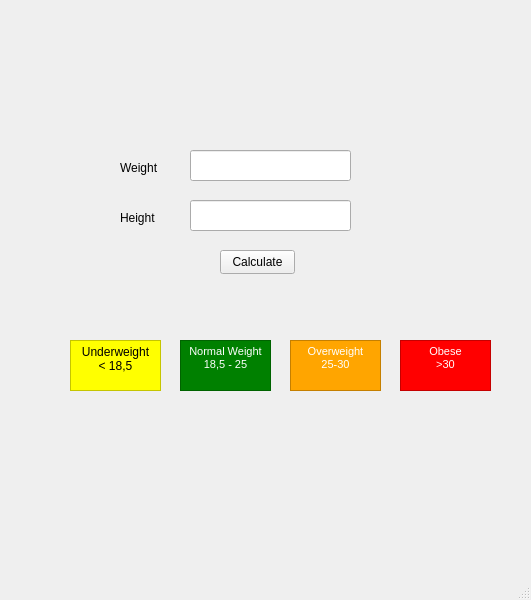
<?xml version="1.0" encoding="UTF-8"?>
<ui version="4.0">
 <class>MainWindow</class>
 <widget class="QMainWindow" name="MainWindow">
  <property name="geometry">
   <rect>
    <x>0</x>
    <y>0</y>
    <width>531</width>
    <height>600</height>
   </rect>
  </property>
  <property name="windowTitle">
   <string>MainWindow</string>
  </property>
  <widget class="QWidget" name="centralwidget">
   <widget class="QLabel" name="label1">
    <property name="geometry">
     <rect>
      <x>120</x>
      <y>160</y>
      <width>49</width>
      <height>16</height>
     </rect>
    </property>
    <property name="text">
     <string>Weight</string>
    </property>
   </widget>
   <widget class="QLabel" name="label2">
    <property name="geometry">
     <rect>
      <x>120</x>
      <y>210</y>
      <width>49</width>
      <height>16</height>
     </rect>
    </property>
    <property name="text">
     <string>Height</string>
    </property>
   </widget>
   <widget class="QLineEdit" name="input1">
    <property name="geometry">
     <rect>
      <x>190</x>
      <y>150</y>
      <width>161</width>
      <height>31</height>
     </rect>
    </property>
   </widget>
   <widget class="QLineEdit" name="input2">
    <property name="geometry">
     <rect>
      <x>190</x>
      <y>200</y>
      <width>161</width>
      <height>31</height>
     </rect>
    </property>
   </widget>
   <widget class="QLabel" name="label3">
    <property name="geometry">
     <rect>
      <x>140</x>
      <y>290</y>
      <width>211</width>
      <height>31</height>
     </rect>
    </property>
    <property name="text">
     <string>&lt;html&gt;&lt;head/&gt;&lt;body&gt;&lt;p align=&quot;center&quot;&gt;&lt;span style=&quot; font-size:8pt;&quot;&gt;&lt;br/&gt;&lt;/span&gt;&lt;/p&gt;&lt;/body&gt;&lt;/html&gt;</string>
    </property>
   </widget>
   <widget class="QPushButton" name="button1">
    <property name="geometry">
     <rect>
      <x>220</x>
      <y>250</y>
      <width>75</width>
      <height>24</height>
     </rect>
    </property>
    <property name="text">
     <string>Calculate</string>
    </property>
   </widget>
   <widget class="QTextBrowser" name="textBrowser">
    <property name="geometry">
     <rect>
      <x>70</x>
      <y>340</y>
      <width>91</width>
      <height>51</height>
     </rect>
    </property>
    <property name="styleSheet">
     <string notr="true">font-size: 10px; font-weight: bold; background-color: yellow;</string>
    </property>
    <property name="html">
     <string>&lt;!DOCTYPE HTML PUBLIC &quot;-//W3C//DTD HTML 4.0//EN&quot; &quot;http://www.w3.org/TR/REC-html40/strict.dtd&quot;&gt;
&lt;html&gt;&lt;head&gt;&lt;meta name=&quot;qrichtext&quot; content=&quot;1&quot; /&gt;&lt;meta charset=&quot;utf-8&quot; /&gt;&lt;style type=&quot;text/css&quot;&gt;
p, li { white-space: pre-wrap; }
hr { height: 1px; border-width: 0; }
li.unchecked::marker { content: &quot;\2610&quot;; }
li.checked::marker { content: &quot;\2612&quot;; }
&lt;/style&gt;&lt;/head&gt;&lt;body style=&quot; font-family:'Segoe UI'; font-size:10px; font-weight:700; font-style:normal;&quot;&gt;
&lt;p align=&quot;center&quot; style=&quot; margin-top:0px; margin-bottom:0px; margin-left:0px; margin-right:0px; -qt-block-indent:0; text-indent:0px;&quot;&gt;&lt;span style=&quot; font-size:9pt; font-weight:400;&quot;&gt;Underweight&lt;/span&gt;&lt;/p&gt;
&lt;p align=&quot;center&quot; style=&quot; margin-top:0px; margin-bottom:0px; margin-left:0px; margin-right:0px; -qt-block-indent:0; text-indent:0px;&quot;&gt;&lt;span style=&quot; font-size:9pt; font-weight:400;&quot;&gt;&amp;lt; 18,5&lt;/span&gt;&lt;/p&gt;&lt;/body&gt;&lt;/html&gt;</string>
    </property>
   </widget>
   <widget class="QTextBrowser" name="textBrowser_2">
    <property name="geometry">
     <rect>
      <x>180</x>
      <y>340</y>
      <width>91</width>
      <height>51</height>
     </rect>
    </property>
    <property name="styleSheet">
     <string notr="true">font-size: 20px; font-weight: bold; background-color: green; color: white</string>
    </property>
    <property name="html">
     <string>&lt;!DOCTYPE HTML PUBLIC &quot;-//W3C//DTD HTML 4.0//EN&quot; &quot;http://www.w3.org/TR/REC-html40/strict.dtd&quot;&gt;
&lt;html&gt;&lt;head&gt;&lt;meta name=&quot;qrichtext&quot; content=&quot;1&quot; /&gt;&lt;meta charset=&quot;utf-8&quot; /&gt;&lt;style type=&quot;text/css&quot;&gt;
p, li { white-space: pre-wrap; }
hr { height: 1px; border-width: 0; }
li.unchecked::marker { content: &quot;\2610&quot;; }
li.checked::marker { content: &quot;\2612&quot;; }
&lt;/style&gt;&lt;/head&gt;&lt;body style=&quot; font-family:'Segoe UI'; font-size:20px; font-weight:700; font-style:normal;&quot;&gt;
&lt;p align=&quot;center&quot; style=&quot; margin-top:0px; margin-bottom:0px; margin-left:0px; margin-right:0px; -qt-block-indent:0; text-indent:0px;&quot;&gt;&lt;span style=&quot; font-size:8pt; font-weight:400;&quot;&gt;Normal Weight&lt;/span&gt;&lt;/p&gt;
&lt;p align=&quot;center&quot; style=&quot; margin-top:0px; margin-bottom:0px; margin-left:0px; margin-right:0px; -qt-block-indent:0; text-indent:0px;&quot;&gt;&lt;span style=&quot; font-size:8pt; font-weight:400;&quot;&gt;18,5 - 25&lt;/span&gt;&lt;/p&gt;&lt;/body&gt;&lt;/html&gt;</string>
    </property>
   </widget>
   <widget class="QTextBrowser" name="textBrowser_3">
    <property name="geometry">
     <rect>
      <x>290</x>
      <y>340</y>
      <width>91</width>
      <height>51</height>
     </rect>
    </property>
    <property name="styleSheet">
     <string notr="true">font-size: 20px; font-weight: bold; background-color: orange; color: white</string>
    </property>
    <property name="html">
     <string>&lt;!DOCTYPE HTML PUBLIC &quot;-//W3C//DTD HTML 4.0//EN&quot; &quot;http://www.w3.org/TR/REC-html40/strict.dtd&quot;&gt;
&lt;html&gt;&lt;head&gt;&lt;meta name=&quot;qrichtext&quot; content=&quot;1&quot; /&gt;&lt;meta charset=&quot;utf-8&quot; /&gt;&lt;style type=&quot;text/css&quot;&gt;
p, li { white-space: pre-wrap; }
hr { height: 1px; border-width: 0; }
li.unchecked::marker { content: &quot;\2610&quot;; }
li.checked::marker { content: &quot;\2612&quot;; }
&lt;/style&gt;&lt;/head&gt;&lt;body style=&quot; font-family:'Segoe UI'; font-size:20px; font-weight:700; font-style:normal;&quot;&gt;
&lt;p align=&quot;center&quot; style=&quot; margin-top:0px; margin-bottom:0px; margin-left:0px; margin-right:0px; -qt-block-indent:0; text-indent:0px;&quot;&gt;&lt;span style=&quot; font-size:8pt; font-weight:400;&quot;&gt;Overweight&lt;/span&gt;&lt;/p&gt;
&lt;p align=&quot;center&quot; style=&quot; margin-top:0px; margin-bottom:0px; margin-left:0px; margin-right:0px; -qt-block-indent:0; text-indent:0px;&quot;&gt;&lt;span style=&quot; font-size:8pt; font-weight:400;&quot;&gt;25-30&lt;/span&gt;&lt;/p&gt;&lt;/body&gt;&lt;/html&gt;</string>
    </property>
   </widget>
   <widget class="QTextBrowser" name="textBrowser_4">
    <property name="geometry">
     <rect>
      <x>400</x>
      <y>340</y>
      <width>91</width>
      <height>51</height>
     </rect>
    </property>
    <property name="styleSheet">
     <string notr="true">font-size: 20px; font-weight: bold; background-color: red; color: white</string>
    </property>
    <property name="html">
     <string>&lt;!DOCTYPE HTML PUBLIC &quot;-//W3C//DTD HTML 4.0//EN&quot; &quot;http://www.w3.org/TR/REC-html40/strict.dtd&quot;&gt;
&lt;html&gt;&lt;head&gt;&lt;meta name=&quot;qrichtext&quot; content=&quot;1&quot; /&gt;&lt;meta charset=&quot;utf-8&quot; /&gt;&lt;style type=&quot;text/css&quot;&gt;
p, li { white-space: pre-wrap; }
hr { height: 1px; border-width: 0; }
li.unchecked::marker { content: &quot;\2610&quot;; }
li.checked::marker { content: &quot;\2612&quot;; }
&lt;/style&gt;&lt;/head&gt;&lt;body style=&quot; font-family:'Segoe UI'; font-size:20px; font-weight:700; font-style:normal;&quot;&gt;
&lt;p align=&quot;center&quot; style=&quot; margin-top:0px; margin-bottom:0px; margin-left:0px; margin-right:0px; -qt-block-indent:0; text-indent:0px;&quot;&gt;&lt;span style=&quot; font-size:8pt; font-weight:400;&quot;&gt;Obese&lt;/span&gt;&lt;/p&gt;
&lt;p align=&quot;center&quot; style=&quot; margin-top:0px; margin-bottom:0px; margin-left:0px; margin-right:0px; -qt-block-indent:0; text-indent:0px;&quot;&gt;&lt;span style=&quot; font-size:8pt; font-weight:400;&quot;&gt;&amp;gt;30&lt;/span&gt;&lt;/p&gt;&lt;/body&gt;&lt;/html&gt;</string>
    </property>
   </widget>
  </widget>
  <widget class="QMenuBar" name="menubar">
   <property name="geometry">
    <rect>
     <x>0</x>
     <y>0</y>
     <width>531</width>
     <height>22</height>
    </rect>
   </property>
  </widget>
  <widget class="QStatusBar" name="statusbar"/>
 </widget>
 <resources/>
 <connections/>
</ui>
